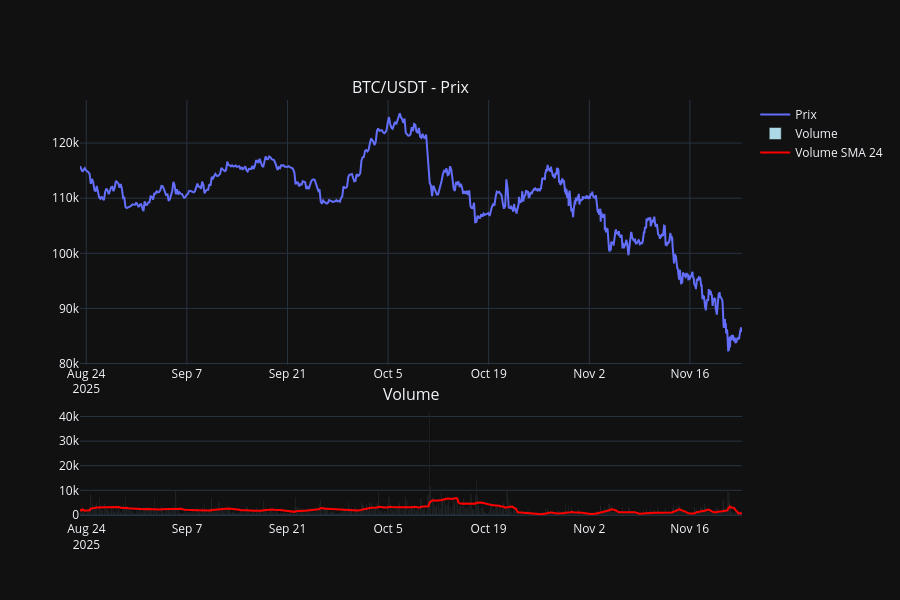
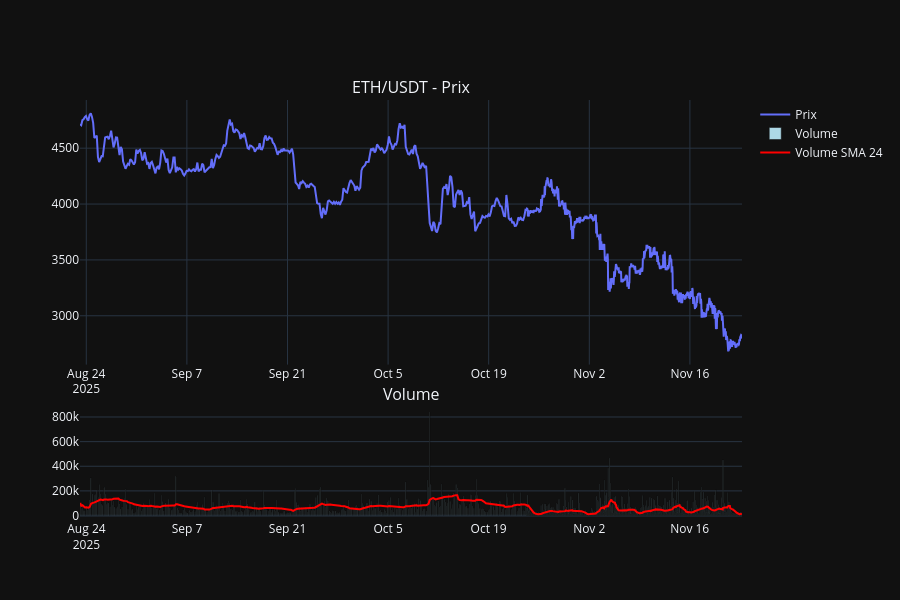
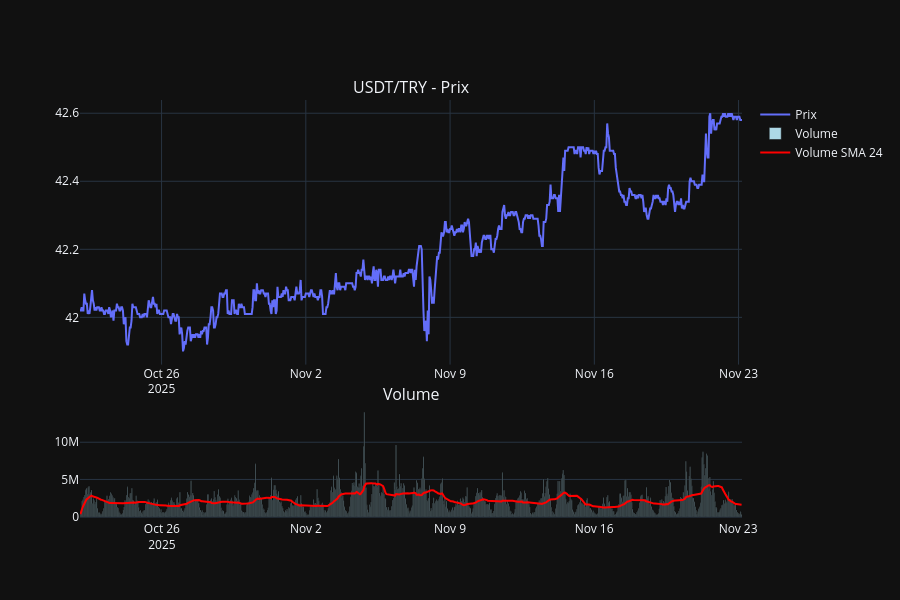

Notebook code for these charts, in order:
### Markdown cell above
## 6. 📊 Analyse des Volumes

### Code cell
# Volume analysis avec SQL
volume_query = """
SELECT 
    time,
    symbol,
    volume,
    AVG(volume) OVER (
        PARTITION BY symbol 
        ORDER BY time 
        ROWS BETWEEN 23 PRECEDING AND CURRENT ROW
    ) as volume_sma_24
FROM ohlcv_data
ORDER BY time;
"""

volume_data = query_to_df(volume_query)

# Graphique des volumes
for symbol in volume_data['symbol'].unique():
    df_vol = volume_data[volume_data['symbol'] == symbol]
    
    fig = make_subplots(
        rows=2, cols=1,
        row_heights=[0.7, 0.3],
        subplot_titles=(f'{symbol} - Prix', 'Volume'),
        vertical_spacing=0.1
    )
    
    # Prix
    df_price = all_data[all_data['symbol'] == symbol]
    fig.add_trace(
        go.Scatter(x=df_price['time'], y=df_price['close'], name='Prix'),
        row=1, col=1
    )
    
    # Volume
    fig.add_trace(
        go.Bar(x=df_vol['time'], y=df_vol['volume'], name='Volume', marker_color='lightblue'),
        row=2, col=1
    )
    
    # Volume SMA
    fig.add_trace(
        go.Scatter(x=df_vol['time'], y=df_vol['volume_sma_24'], name='Volume SMA 24', line=dict(color='red')),
        row=2, col=1
    )
    
    fig.update_layout(height=600, template='plotly_dark', showlegend=True)
    fig.show()

### Figure 1 — Plotly figure (JSON) as saved in the notebook; plotly's stock layout.template omitted (floating-point values rounded to 4 significant figures; data arrays with more than 128 entries replaced by an {"elided": "..."} marker saying what was removed)
{"data": [{"name": "Prix", "type": "scatter", "x": {"elided": "1134 str values"}, "xaxis": "x", "y": {"elided": "1134 float values"}, "yaxis": "y"}, {"marker": {"color": "lightblue"}, "name": "Volume", "type": "bar", "x": {"elided": "1134 str values"}, "xaxis": "x2", "y": {"elided": "1134 float values"}, "yaxis": "y2"}, {"line": {"color": "red"}, "name": "Volume SMA 24", "type": "scatter", "x": {"elided": "1134 str values"}, "xaxis": "x2", "y": {"elided": "1134 float values"}, "yaxis": "y2"}], "layout": {"annotations": [{"font": {"size": 16}, "showarrow": false, "text": "BTC/USDT - Prix", "x": 0.5, "xanchor": "center", "xref": "paper", "y": 1, "yanchor": "bottom", "yref": "paper"}, {"font": {"size": 16}, "showarrow": false, "text": "Volume", "x": 0.5, "xanchor": "center", "xref": "paper", "y": 0.27, "yanchor": "bottom", "yref": "paper"}], "height": 600, "showlegend": true, "xaxis": {"anchor": "y", "domain": [0, 1]}, "xaxis2": {"anchor": "y2", "domain": [0, 1]}, "yaxis": {"anchor": "x", "domain": [0.37, 1]}, "yaxis2": {"anchor": "x2", "domain": [0, 0.27]}}}

### Figure 2 — Plotly figure (JSON) as saved in the notebook; plotly's stock layout.template omitted (floating-point values rounded to 4 significant figures; data arrays with more than 128 entries replaced by an {"elided": "..."} marker saying what was removed)
{"data": [{"name": "Prix", "type": "scatter", "x": {"elided": "1093 str values"}, "xaxis": "x", "y": {"elided": "1093 float values"}, "yaxis": "y"}, {"marker": {"color": "lightblue"}, "name": "Volume", "type": "bar", "x": {"elided": "1093 str values"}, "xaxis": "x2", "y": {"elided": "1093 float values"}, "yaxis": "y2"}, {"line": {"color": "red"}, "name": "Volume SMA 24", "type": "scatter", "x": {"elided": "1093 str values"}, "xaxis": "x2", "y": {"elided": "1093 float values"}, "yaxis": "y2"}], "layout": {"annotations": [{"font": {"size": 16}, "showarrow": false, "text": "ETH/USDT - Prix", "x": 0.5, "xanchor": "center", "xref": "paper", "y": 1, "yanchor": "bottom", "yref": "paper"}, {"font": {"size": 16}, "showarrow": false, "text": "Volume", "x": 0.5, "xanchor": "center", "xref": "paper", "y": 0.27, "yanchor": "bottom", "yref": "paper"}], "height": 600, "showlegend": true, "xaxis": {"anchor": "y", "domain": [0, 1]}, "xaxis2": {"anchor": "y2", "domain": [0, 1]}, "yaxis": {"anchor": "x", "domain": [0.37, 1]}, "yaxis2": {"anchor": "x2", "domain": [0, 0.27]}}}

### Figure 3 — Plotly figure (JSON) as saved in the notebook; plotly's stock layout.template omitted (floating-point values rounded to 4 significant figures; data arrays with more than 128 entries replaced by an {"elided": "..."} marker saying what was removed)
{"data": [{"name": "Prix", "type": "scatter", "x": {"elided": "772 str values"}, "xaxis": "x", "y": {"elided": "772 float values"}, "yaxis": "y"}, {"marker": {"color": "lightblue"}, "name": "Volume", "type": "bar", "x": {"elided": "772 str values"}, "xaxis": "x2", "y": {"elided": "772 float values"}, "yaxis": "y2"}, {"line": {"color": "red"}, "name": "Volume SMA 24", "type": "scatter", "x": {"elided": "772 str values"}, "xaxis": "x2", "y": {"elided": "772 float values"}, "yaxis": "y2"}], "layout": {"annotations": [{"font": {"size": 16}, "showarrow": false, "text": "USDT/TRY - Prix", "x": 0.5, "xanchor": "center", "xref": "paper", "y": 1, "yanchor": "bottom", "yref": "paper"}, {"font": {"size": 16}, "showarrow": false, "text": "Volume", "x": 0.5, "xanchor": "center", "xref": "paper", "y": 0.27, "yanchor": "bottom", "yref": "paper"}], "height": 600, "showlegend": true, "xaxis": {"anchor": "y", "domain": [0, 1]}, "xaxis2": {"anchor": "y2", "domain": [0, 1]}, "yaxis": {"anchor": "x", "domain": [0.37, 1]}, "yaxis2": {"anchor": "x2", "domain": [0, 0.27]}}}
